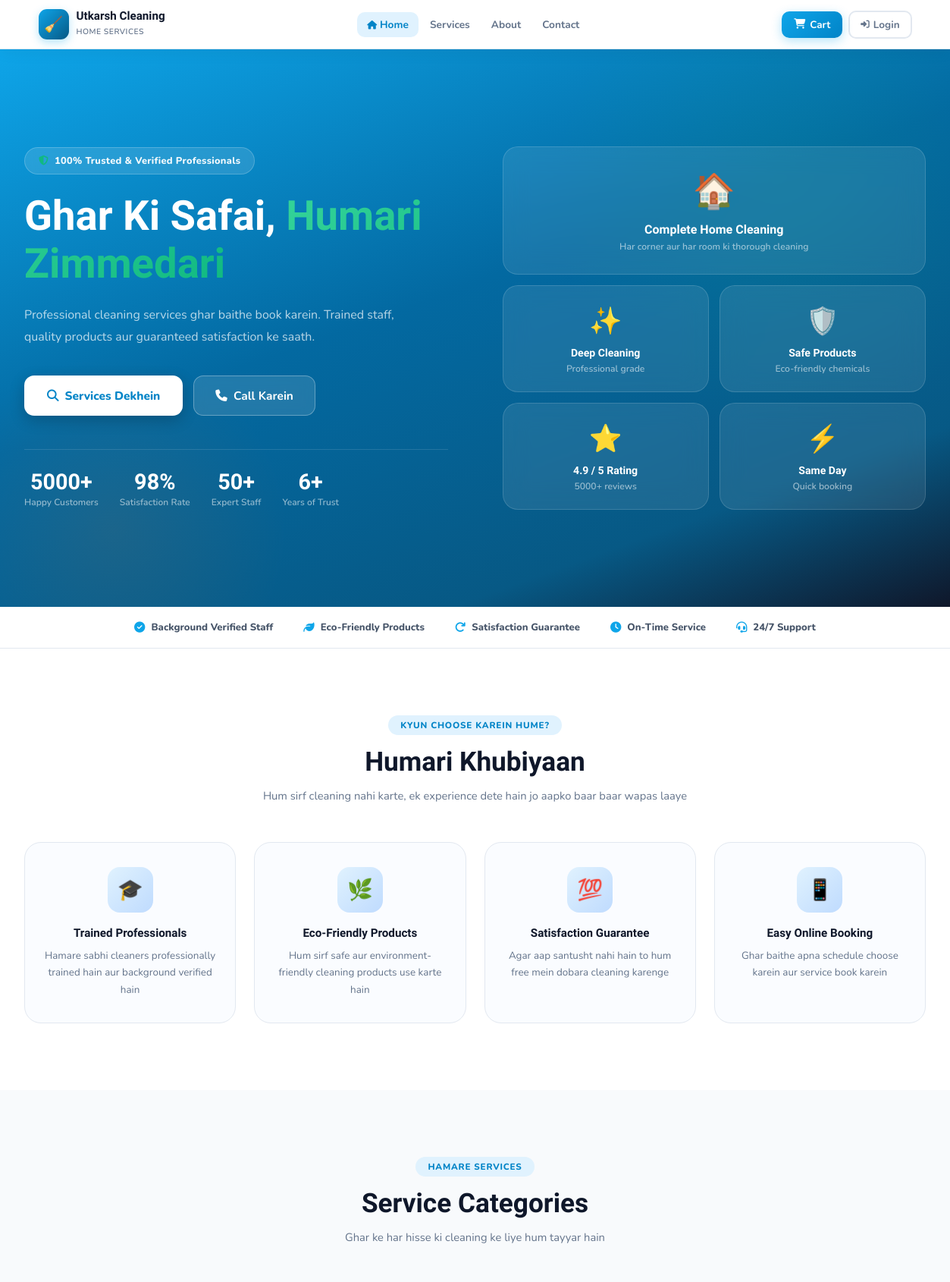
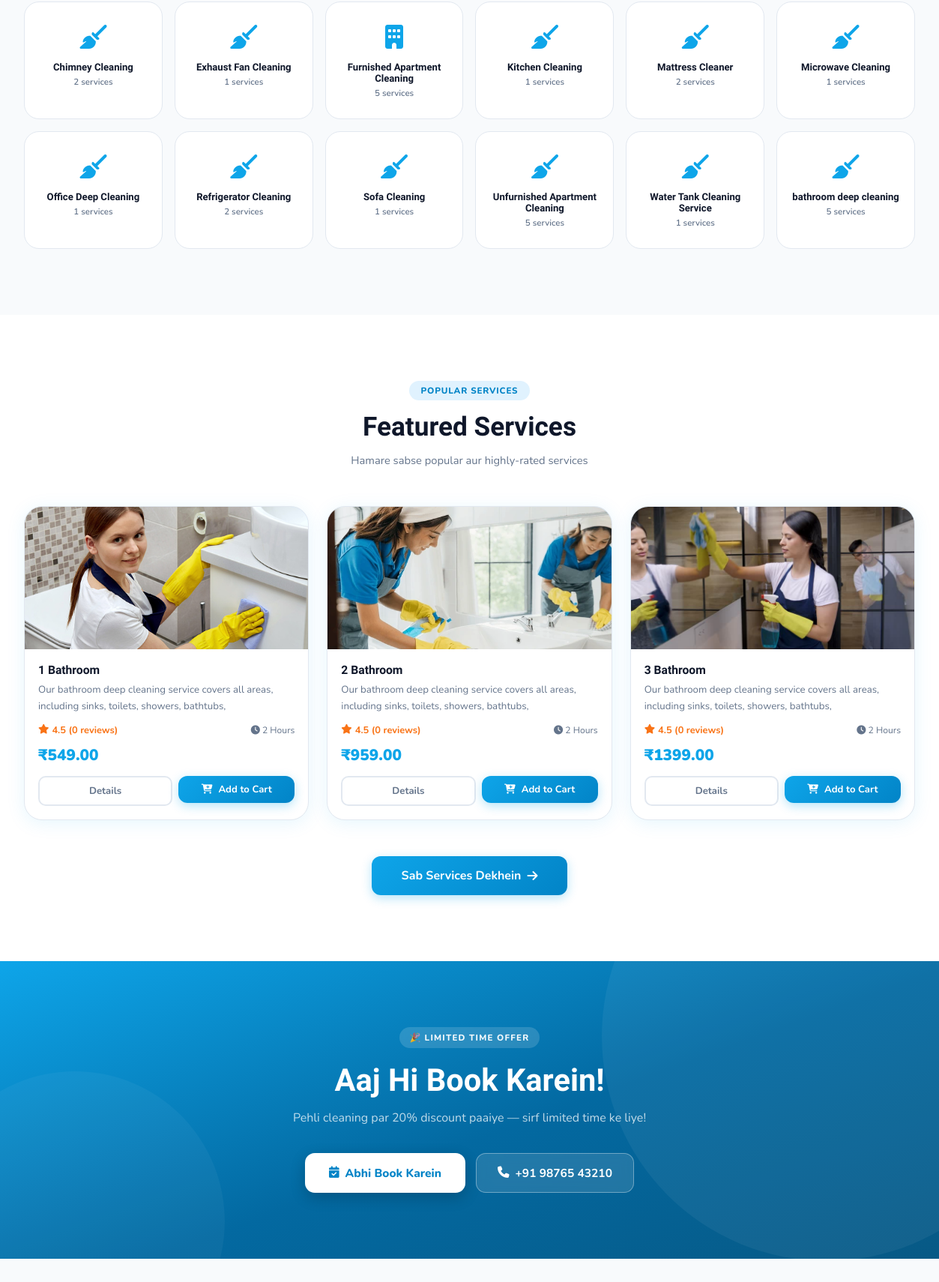
The page / (upper part) on the database its author committed (2 pictures, top to bottom).
### cleaning_app/models.py (models this page shows, shortened)
class Category(models.Model):
    name = models.CharField(max_length=100)
    slug = models.SlugField(unique=True)
    icon = models.CharField(max_length=50, default='fas fa-broom')
    description = models.TextField(blank=True)
    image = models.ImageField(upload_to='categories/', blank=True, null=True)
    is_active = models.BooleanField(default=True)
    created_at = models.DateTimeField(auto_now_add=True)
    class Meta:
        verbose_name_plural = 'Categories'
        ordering = ['name']

class Service(models.Model):
    DURATION_CHOICES = [
        ('1', '1 Hour'),
        ('2', '2 Hours'),
        ('3', '3 Hours'),
        ('4', '4 Hours'),
        ('half_day', 'Half Day'),
        ('full_day', 'Full Day'),
    ]
    category = models.ForeignKey(Category, on_delete=models.CASCADE, related_name='services')
    name = models.CharField(max_length=200)
    slug = models.SlugField(unique=True)
    short_description = models.CharField(max_length=300)
    description = models.TextField()
    price = models.DecimalField(max_digits=10, decimal_places=2)
    discounted_price = models.DecimalField(max_digits=10, decimal_places=2, blank=True, null=True)
    duration = models.CharField(max_length=20, choices=DURATION_CHOICES, default='2')
    image = models.ImageField(upload_to='services/', blank=True, null=True)
    is_featured = models.BooleanField(default=False)
    is_active = models.BooleanField(default=True)
    rating = models.DecimalField(max_digits=3, decimal_places=1, default=4.5)
    review_count = models.IntegerField(default=0)
    includes = models.TextField(blank=True, help_text='Comma separated list of what is included')
    created_at = models.DateTimeField(auto_now_add=True)
    updated_at = models.DateTimeField(auto_now=True)
    class Meta:
        ordering = ['-is_featured', 'name']
    def get_discount_percentage(self):
        if self.discounted_price:
            discount = ((self.price - self.discounted_price) / self.price) * 100
            return int(discount)
        return 0
    def get_final_price(self):
        return self.discounted_price if self.discounted_price else self.price

### cleaning_app/views.py (the view)
# urls.py: path('', views.home, name='home'),
def home(request):
    categories = Category.objects.filter(is_active=True)
    featured_services = Service.objects.filter(is_featured=True, is_active=True)[:6]
    all_services = Service.objects.filter(is_active=True)[:8]
    testimonials = Testimonial.objects.filter(is_active=True)[:6]
    context = {
        'categories': categories,
        'featured_services': featured_services,
        'all_services': all_services,
        'testimonials': testimonials,
    }
    return render(request, 'cleaning_app/home.html', context)

### cleaning_app/context_processors.py (called while the page is built)
def cart_count(request):
    count = 0
    try:
        if request.user.is_authenticated:
            cart = Cart.objects.get(user=request.user)
        else:
            session_key = request.session.session_key
            if session_key:
                cart = Cart.objects.get(session_key=session_key)
            else:
                cart = None
        if cart:
            count = cart.get_item_count()
    except Cart.DoesNotExist:
        pass
    return {'cart_count': count}

### cleaning_app/templates/cleaning_app/home.html (shortened to what this page needs)
{% extends 'cleaning_app/base.html' %}
{% block content %}
<section class="hero">
  <div class="hero-container">
    <div class="hero-content">
      <div class="hero-badge">
        <i class="fas fa-shield-alt"></i> 100% Trusted &amp; Verified Professionals
      </div>
      <h1>Ghar Ki Safai, <span>Humari Zimmedari</span></h1>
      <p>Professional cleaning services ghar baithe book karein. Trained staff, quality products aur guaranteed satisfaction ke saath.</p>
      <div class="hero-actions">
        <a href="{% url 'services' %}" class="btn-hero-primary">
          <i class="fas fa-search"></i> Services Dekhein
        </a>
        <a href="tel:9876543210" class="btn-hero-secondary">
          <i class="fas fa-phone"></i> Call Karein
        </a>
      </div>
      <div class="hero-stats">
        <div class="stat-item"><div class="num">5000+</div><div class="label">Happy Customers</div></div>
        <div class="stat-item"><div class="num">98%</div><div class="label">Satisfaction Rate</div></div>
        <div class="stat-item"><div class="num">50+</div><div class="label">Expert Staff</div></div>
        <div class="stat-item"><div class="num">6+</div><div class="label">Years of Trust</div></div>
      </div>
    </div>
    <div class="hero-visual">
      <div class="hero-card large">
        <span class="icon">🏠</span>
        <h4>Complete Home Cleaning</h4>
        <p>Har corner aur har room ki thorough cleaning</p>
      </div>
      <div class="hero-card">
        <span class="icon">✨</span>
        <h4>Deep Cleaning</h4>
        <p>Professional grade</p>
      </div>
      <div class="hero-card">
        <span class="icon">🛡️</span>
        <h4>Safe Products</h4>
        <p>Eco-friendly chemicals</p>
      </div>
      <div class="hero-card">
        <span class="icon">⭐</span>
        <h4>4.9 / 5 Rating</h4>
        <p>5000+ reviews</p>
      </div>
      <div class="hero-card">
        <span class="icon">⚡</span>
        <h4>Same Day</h4>
        <p>Quick booking</p>
      </div>
    </div>
  </div>
</section>
<div class="trust-bar">
  <div class="trust-bar-inner">
    <div class="trust-item"><i class="fas fa-check-circle"></i><span>Background Verified Staff</span></div>
    <div class="trust-item"><i class="fas fa-leaf"></i><span>Eco-Friendly Products</span></div>
    <div class="trust-item"><i class="fas fa-redo"></i><span>Satisfaction Guarantee</span></div>
    <div class="trust-item"><i class="fas fa-clock"></i><span>On-Time Service</span></div>
    <div class="trust-item"><i class="fas fa-headset"></i><span>24/7 Support</span></div>
  </div>
</div>
<section class="features">
  <div class="features-container">
    <div class="section-header">
      <div class="badge">Kyun Choose Karein Hume?</div>
      <h2>Humari Khubiyaan</h2>
      <p>Hum sirf cleaning nahi karte, ek experience dete hain jo aapko baar baar wapas laaye</p>
    </div>
    <div class="features-grid">
      <div class="feature-card">
        <div class="feature-icon">🎓</div>
        <h3>Trained Professionals</h3>
        <p>Hamare sabhi cleaners professionally trained hain aur background verified hain</p>
      </div>
      <div class="feature-card">
        <div class="feature-icon">🌿</div>
        <h3>Eco-Friendly Products</h3>
        <p>Hum sirf safe aur environment-friendly cleaning products use karte hain</p>
      </div>
      <div class="feature-card">
        <div class="feature-icon">💯</div>
        <h3>Satisfaction Guarantee</h3>
        <p>Agar aap santusht nahi hain to hum free mein dobara cleaning karenge</p>
      </div>
      <div class="feature-card">
        <div class="feature-icon">📱</div>
        <h3>Easy Online Booking</h3>
        <p>Ghar baithe apna schedule choose karein aur service book karein</p>
      </div>
    </div>
  </div>
</section>
{% if categories %}
<section class="categories-section">
  <div class="categories-container">
    <div class="section-header">
      <div class="badge">Hamare Services</div>
      <h2>Service Categories</h2>
      <p>Ghar ke har hisse ki cleaning ke liye hum tayyar hain</p>
    </div>
    <div class="categories-grid">
      {% for category in categories %}
      <a href="{% url 'services' %}?category={{ category.slug }}" class="category-card">
        <div class="cat-icon"><i class="{{ category.icon }}"></i></div>
        <h4>{{ category.name }}</h4>
        <p>{{ category.services.count }} services</p>
      </a>
      {% endfor %}
    </div>
  </div>
</section>
{% endif %}
{% if featured_services %}
<section class="services-section">
  <div class="services-container">
    <div class="section-header">
      <div class="badge">Popular Services</div>
      <h2>Featured Services</h2>
      <p>Hamare sabse popular aur highly-rated services</p>
    </div>
    <div class="services-grid">
      {% for service in featured_services %}
      <div class="service-card">
        <div class="service-card-img">
          {% if service.image %}
          <img src="{{ service.image.url }}" alt="{{ service.name }}">
          {% else %}
          <div class="placeholder-icon">🧹</div>
          {% endif %}
        </div>
        <div class="service-card-body">
          <h3>{{ service.name }}</h3>
          <p>{{ service.short_description }}</p>
          <div class="service-meta">
            <div class="service-rating">
              <i class="fas fa-star"></i> {{ service.rating }} ({{ service.review_count }} reviews)
            </div>
            <div class="service-duration"><i class="fas fa-clock"></i> {{ service.get_duration_display }}</div>
          </div>
          <div class="service-price">
            <span class="price-current">₹{{ service.get_final_price }}</span>
          </div>
          <div class="service-actions">
            <a href="{% url 'service_detail' service.slug %}" class="btn-outline">Details</a>
            <form method="post" action="{% url 'add_to_cart' service.id %}" style="flex:1">
              <button type="submit" class="btn-primary" style="width:100%;justify-content:center;">
                <i class="fas fa-cart-plus"></i> Add to Cart
              </button>
            </form>
          </div>
        </div>
      </div>
      {% endfor %}
    </div>
    <div class="services-cta">
      <a href="{% url 'services' %}" class="btn-primary" style="font-size:1rem;padding:15px 40px;">
        Sab Services Dekhein <i class="fas fa-arrow-right"></i>
      </a>
    </div>
  </div>
</section>
{% endif %}
<section class="cta-section">
  <div class="cta-inner">
    <div class="cta-tag">🎉 Limited Time Offer</div>
    <h2>Aaj Hi Book Karein!</h2>
    <p>Pehli cleaning par 20% discount paaiye — sirf limited time ke liye!</p>
    <div class="cta-actions">
      <a href="{% url 'services' %}" class="btn-cta-white">
        <i class="fas fa-calendar-check"></i> Abhi Book Karein
      </a>
      <a href="tel:9876543210" class="btn-cta-outline">
        <i class="fas fa-phone"></i> +91 98765 43210
      </a>
    </div>
  </div>
</section>
{% endblock %}

### cleaning_app/templates/cleaning_app/base.html (style rules this page uses)
:root { --primary: #0ea5e9; --primary-dark: #0284c7; --primary-deeper: #075985; --primary-light: #e0f2fe; --secondary: #10b981; --accent: #f97316; --dark: #0f172a; --dark-2: #1e293b; --gray: #64748b; --light-gray: #f1f5f9; --border: #e2e8f0; --white: #ffffff; --light: #f8fafc; --shadow: 0 4px 24px rgba(14,165,233,0.10); --shadow-lg: 0 20px 60px rgba(15,23,42,0.12); --radius: 16px; --radius-lg: 24px; --nav-h: 64px; }
*, *::before, *::after { margin:0; padding:0; box-sizing:border-box; }
html { scroll-behavior:smooth; }
body { font-family:'Nunito',sans-serif; background:var(--light); color:var(--dark); -webkit-font-smoothing:antialiased; overflow-x:hidden; }
a { text-decoration:none; color:inherit; }
img { max-width:100%; display:block; }
.btn-outline { border:2px solid var(--border); color:var(--gray); border-radius:10px; padding:7px 14px; font-weight:700; font-size:0.84rem; transition:all 0.2s; background:transparent; cursor:pointer; font-family:'Nunito',sans-serif; white-space:nowrap; display:inline-flex; align-items:center; gap:5px; }
.btn-primary { background:linear-gradient(135deg,var(--primary),var(--primary-dark)); color:white; border:none; border-radius:12px; padding:12px 24px; font-size:0.92rem; font-weight:700; cursor:pointer; transition:all 0.2s; display:inline-flex; align-items:center; gap:8px; font-family:'Nunito',sans-serif; box-shadow:0 4px 14px rgba(14,165,233,0.3); }
.section-header { text-align:center; margin-bottom:48px; padding:0 1rem; }
.section-header .badge { display:inline-block; background:var(--primary-light); color:var(--primary-dark); padding:5px 16px; border-radius:50px; font-size:0.73rem; font-weight:800; text-transform:uppercase; letter-spacing:0.8px; margin-bottom:14px; }
.section-header h2 { font-family:'Sora',sans-serif; font-size:clamp(1.5rem,4vw,2.2rem); font-weight:700; color:var(--dark); margin-bottom:12px; line-height:1.2; }
.section-header p { color:var(--gray); font-size:0.92rem; max-width:560px; margin:0 auto; line-height:1.7; }
.service-card { background:white; border-radius:var(--radius-lg); overflow:hidden; box-shadow:var(--shadow); transition:all 0.3s; border:1.5px solid var(--border); }
.service-card-img { height:190px; background:linear-gradient(135deg,var(--primary-light),#bfdbfe); display:flex; align-items:center; justify-content:center; position:relative; overflow:hidden; }
.service-card-img img { width:100%; height:100%; object-fit:cover; }
.service-card-body { padding:18px; }
.service-card-body h3 { font-family:'Sora',sans-serif; font-size:0.98rem; font-weight:700; margin-bottom:7px; }
.service-card-body p { color:var(--gray); font-size:0.83rem; margin-bottom:12px; line-height:1.6; }
.service-meta { display:flex; align-items:center; justify-content:space-between; margin-bottom:10px; }
.service-rating { display:flex; align-items:center; gap:4px; color:var(--accent); font-size:0.8rem; font-weight:700; }
.service-duration { color:var(--gray); font-size:0.76rem; }
.service-price { display:flex; align-items:center; gap:8px; margin-bottom:14px; flex-wrap:wrap; }
.price-current { font-size:1.3rem; font-weight:900; color:var(--primary); }
.service-actions { display:flex; gap:8px; }
.service-actions .btn-primary, .service-actions .btn-outline { flex:1; justify-content:center; font-size:0.82rem; padding:9px 10px; }

### rows shown on the page
Category: name "Chimney Cleaning", services.count "2"
Category: name "Exhaust Fan Cleaning", services.count "1"
Category: name "Furnished Apartment Cleaning", services.count "5"
Category: name "Kitchen Cleaning", services.count "1"
Category: name "Mattress Cleaner", services.count "2"
Category: name "Microwave Cleaning", services.count "1"
Category: name "Office Deep Cleaning", services.count "1"
Category: name "Refrigerator Cleaning", services.count "2"
Category: name "Sofa Cleaning", services.count "1"
Category: name "Unfurnished Apartment Cleaning", services.count "5"
Category: name "Water Tank Cleaning Service", services.count "1"
Category: name "bathroom deep cleaning", services.count "5"
Service: image (picture), name "1 Bathroom", short_description "Our bathroom deep cleaning service covers all areas, including sinks, toilets, showers, bathtubs,", rating "4.5", review_count "0", duration "2 Hours", get_final_price "549.00"
Service: image (picture), name "2 Bathroom", short_description "Our bathroom deep cleaning service covers all areas, including sinks, toilets, showers, bathtubs,", rating "4.5", review_count "0", duration "2 Hours", get_final_price "959.00"
Service: image (picture), name "3 Bathroom", short_description "Our bathroom deep cleaning service covers all areas, including sinks, toilets, showers, bathtubs,", rating "4.5", review_count "0", duration "2 Hours", get_final_price "1399.00"
